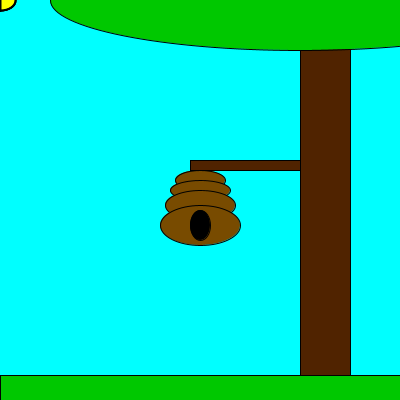
Frame 1 (no input)
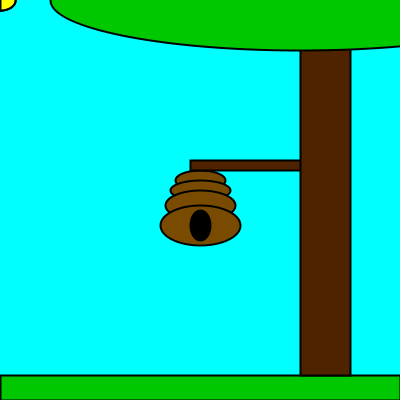
Frame 60 (the mouse pressed at the canvas centre just before this capture)
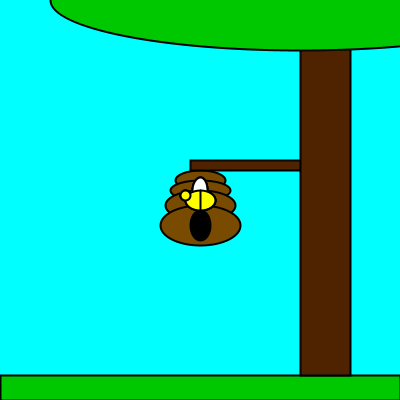
Frame 120 (the mouse held since frame 60 and released just before this capture)

The Processing sketch that drew these frames (run headless with seeded random() and noise(); from frame 60 on, the mouse is pressed at the canvas centre):

// Processing sketch: processing_35623
// ── processing_35623.pde

void setup(){
  size(400,400);
}


void draw(){
  //This controls the sky
  background(0,255,255);
  
  //This controls the ground, beehive, tree
  fill(120,75,0);
  ellipse(200,180,50,20);
  ellipse(200,190,60,20);
  ellipse(200,205,70,30);
  ellipse(200,225,80,40);
  fill(0);
  ellipse(200,225,20,30);
  fill(0,200,0);
  rect(0,375,400,25);
  fill(80,35,0);
  rect(190,160,150,10);
  rect(300,0,50,375);
  fill(0,200,0);
  ellipse(300,0,500,100);
 
 //This controls Bee 1
  fill(255);
  ellipse(mouseX,mouseY-10,15,25);
  fill(255,255,0);
  ellipse(mouseX,mouseY,30,20); 
  fill(255,255,0);
  strokeWeight(2);
  line(mouseX,mouseY-10,mouseX,mouseY+10);
  ellipse(mouseX-15,mouseY-5,10,10);

//This controls Bee 2
  fill(255);
  ellipse(mouseY,mouseX-10,15,25);
  fill(255,255,0);
  ellipse(mouseY,mouseX,30,20); 
  fill(255,255,0);
  line(mouseY,mouseX-10,mouseY,mouseX+10);
  ellipse(mouseY-15,mouseX-5,10,10);

//This controls Bee 3
  fill(255);
  ellipse(mouseX,mouseX-10,15,25);
  fill(255,255,0);
  ellipse(mouseX,mouseX,30,20); 
  fill(255,255,0);
  line(mouseX,mouseX-10,mouseX,mouseX+10);
  ellipse(mouseX-15,mouseX-5,10,10);
  
//This controls Bee 4
  fill(255);
  ellipse(mouseY,mouseY-10,15,25);
  fill(255,255,0);
  ellipse(mouseY,mouseY,30,20); 
  fill(255,255,0);
  line(mouseY,mouseY-10,mouseY,mouseY+10);
  ellipse(mouseY-15,mouseY-5,10,10);
}
